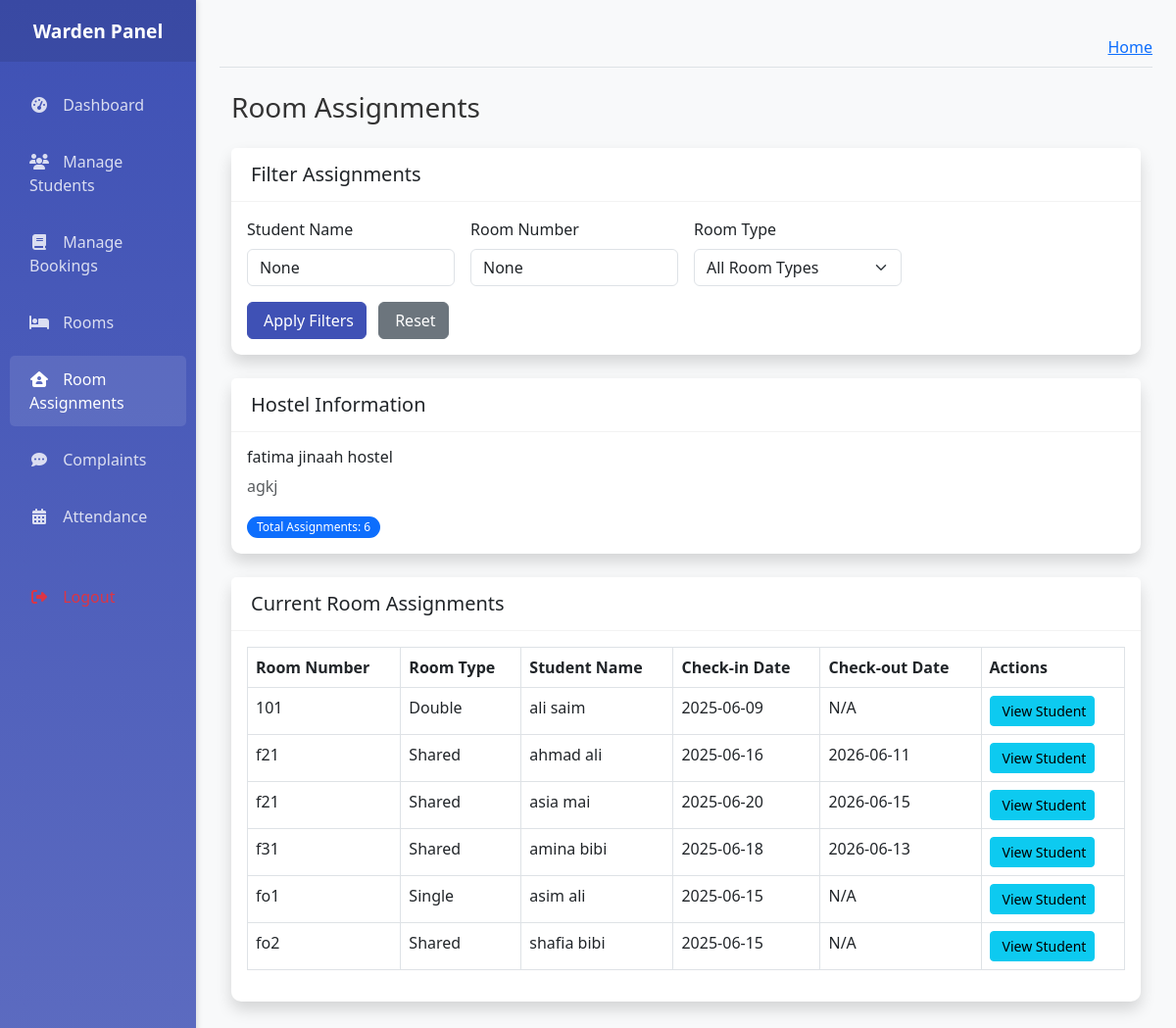
/warden/room-assignments/ (signed in), run on the app's committed database.
### coustom_admin/models.py (models this page shows, shortened)
class Hostels(models.Model):
    name = models.CharField(max_length=100)
    address = models.TextField(max_length=250)
    gender = models.CharField(default="Male", choices=[('Male', 'Male'), ('Female', 'Female')])
    contact_number = models.CharField(max_length=11)
    total_floors = models.IntegerField()
    description = models.TextField(blank=True, null=True)
    created_at = models.DateTimeField(auto_now_add=True)

class RoomAssignment(models.Model):
    booking = models.OneToOneField(
        BookingRequest,
        on_delete=models.CASCADE,
        related_name='room_assignment'
    )
    room = models.ForeignKey(
        Rooms,
        on_delete=models.CASCADE,
        related_name='assignments'
    )
    assigned_date = models.DateTimeField(auto_now_add=True)
    check_in_date = models.DateField(null=True, blank=True)
    check_out_date = models.DateField(null=True, blank=True)
    is_active = models.BooleanField(default=True, db_index=True)
    notes = models.TextField(blank=True)
    assigned_by = models.ForeignKey(
        User,
        on_delete=models.SET_NULL,
        null=True,
        related_name='assigned_rooms'
    )
    class Meta:
        ordering = ['-assigned_date']
        verbose_name = 'Room Assignment'
        verbose_name_plural = 'Room Assignments'

class Rooms(models.Model):
    ROOM_TYPES = [
        ('Single', 'Single'),
        ('Double', 'Double'),
        ('Triple', 'Triple'),
        ('Quad', 'Quad'),
    ]
    ROOM_STATUS = [
        ('Available', 'Available'),
        ('Occupied', 'Occupied'),
        ('Maintenance', 'Maintenance'),
    ]
    hostel = models.ForeignKey(Hostels, on_delete=models.CASCADE, related_name='rooms')
    room_number = models.CharField(max_length=10)
    room_type = models.CharField(max_length=20, choices=ROOM_TYPES)
    capacity = models.PositiveIntegerField(default=1, validators=[MinValueValidator(1), MaxValueValidator(4)])
    current_occupants = models.PositiveIntegerField(default=0, editable=False)
    status = models.CharField(max_length=20, choices=ROOM_STATUS, default='Available')
    rent = models.DecimalField(max_digits=10, decimal_places=2, default=0.00)
    description = models.TextField(blank=True, null=True)
    floor_number = models.PositiveIntegerField()
    created_at = models.DateTimeField(auto_now_add=True)
    updated_at = models.DateTimeField(auto_now=True)
    class Meta:
        verbose_name_plural = "Rooms"
        ordering = ['floor_number', 'room_number']
        unique_together = ['hostel', 'room_number']

class BookingRequest(models.Model):
    STATUS_CHOICES = [
        ('Pending', 'Pending'),
        ('Approved', 'Approved'),
        ('Rejected', 'Rejected'),
        ('Cancelled', 'Cancelled'),
        ('Completed', 'Completed')
    ]
    student = models.ForeignKey(User, on_delete=models.CASCADE, related_name='bookings')
    hostel = models.ForeignKey('Hostels', on_delete=models.CASCADE, related_name='bookings')
    room_type = models.CharField(max_length=20, choices=[
        ('Single', 'Single'),
        ('Double', 'Double'),
        ('Shared', 'Shared')
    ])
    status = models.CharField(max_length=20, choices=STATUS_CHOICES, default='Pending')
    check_in_date = models.DateField()
    check_out_date = models.DateField(null=True, blank=True)
    request_date = models.DateTimeField(auto_now_add=True, help_text='When the booking was requested')
    class Meta:
        constraints = [
            models.UniqueConstraint(
                fields=['student'],
                condition=Q(status='Pending') | Q(status='Approved'),
                name='unique_active_booking_per_student'
            )
        ]
    updated_at = models.DateTimeField(auto_now=True)
    admin_notes = models.TextField(blank=True, null=True)
    class Meta:
        ordering = ['-request_date']

### warden/views.py (the view)
# urls.py: path('room-assignments/', views.room_assignments, name='room_assignments'),
@login_required
@user_passes_test(lambda u: hasattr(u, 'warden_profile'))
def room_assignments(request):
    warden_profile = request.user.warden_profile
    assigned_hostel = HostelWardens.objects.filter(warden=warden_profile).first().hostel if HostelWardens.objects.filter(warden=warden_profile).exists() else None
    if not assigned_hostel:
        messages.error(request, 'You are not assigned to any hostel.')
        return redirect('warden:dashboard')
    assignments = RoomAssignment.objects.filter(
        room__hostel=assigned_hostel,
        is_active=True
    ).select_related('booking__student', 'room')
    student_name = request.GET.get('student_name')
    if student_name:
        assignments = assignments.filter(
            Q(booking__student__first_name__icontains=student_name) |
            Q(booking__student__last_name__icontains=student_name)
        )
    room_number = request.GET.get('room_number')
    if room_number:
        assignments = assignments.filter(room__room_number__icontains=room_number)
    room_type = request.GET.get('room_type')
    if room_type:
        assignments = assignments.filter(room__room_type__icontains=room_type)
    assignments = assignments.order_by('room__room_number')
    context = {
        'page_title': 'Room Assignments',
        'hostel': assigned_hostel,
        'assignments': assignments,
        'total_assignments': assignments.count(),
        'student_name_filter': student_name,
        'room_number_filter': room_number,
        'room_type_filter': room_type,
    }
    return render(request, 'warden/warden_room_assignments.html', context)

### warden/templates/warden/warden_room_assignments.html (shortened to what this page needs)
{% extends 'warden/warden_base.html' %}
{% load static %}
{% block content %}
<div class="container-fluid mt-4">
    <h1 class="h3 mb-4 text-gray-800">Room Assignments</h1>
    <div class="card shadow mb-4">
        <div class="card-header">
            <h5 class="card-title mb-0">Filter Assignments</h5>
        </div>
        <div class="card-body">
            <form method="GET" class="row g-3" id="filterForm">
                <div class="col-md-3 col-sm-6">
                    <label for="student_name" class="form-label">Student Name</label>
                    <input type="text" class="form-control" id="student_name" name="student_name"
                           placeholder="Search by student name" value="{{ student_name_filter }}">
                </div>
                <div class="col-md-3 col-sm-6">
                    <label for="room_number" class="form-label">Room Number</label>
                    <input type="text" class="form-control" id="room_number" name="room_number"
                           placeholder="Search by room number" value="{{ room_number_filter }}">
                </div>
                <div class="col-md-3 col-sm-6">
                    <label for="room_type" class="form-label">Room Type</label>
                    <select class="form-select" id="room_type" name="room_type">
                        <option value="">All Room Types</option>
                    </select>
                </div>
                <div class="col-12">
                    <button type="submit" class="btn btn-primary me-2" id="filterButton">
                         Apply Filters
                    </button>
                    <a href="{% url 'warden:room_assignments' %}" class="btn btn-secondary">
                         Reset
                    </a>
                </div>
            </form>
        </div>
    </div>
    <div class="card shadow mb-4">
        <div class="card-header">
            <h5 class="card-title mb-0">Hostel Information</h5>
        </div>
        <div class="card-body">
            <h6>{{ hostel.name }}</h6>
            <p class="text-muted">{{ hostel.address }}</p>
            <div class="mt-2">
                <span class="badge bg-primary me-2">Total Assignments: {{ total_assignments }}</span>
            </div>
        </div>
    </div>
    <div class="card shadow mb-4">
        <div class="card-header d-flex justify-content-between align-items-center">
            <h5 class="card-title mb-0">Current Room Assignments</h5>
        </div>
        <div class="card-body">
            <div class="table-responsive">
                <table class="table table-bordered table-hover" id="assignmentsTable" width="100%" cellspacing="0">
                    <thead>
                        <tr>
                            <th>Room Number</th>
                            <th>Room Type</th>
                            <th>Student Name</th>
                            <th>Check-in Date</th>
                            <th>Check-out Date</th>
                            <th>Actions</th>
                        </tr>
                    </thead>
                    <tbody>
                        {% for assignment in assignments %}
                        <tr>
                            <td>{{ assignment.room.room_number }}</td>
                            <td>{{ assignment.room.room_type }}</td>
                            <td>{{ assignment.booking.student.get_full_name }}</td>
                            <td>{{ assignment.check_in_date|date:"Y-m-d" }}</td>
                            <td>{{ assignment.check_out_date|date:"Y-m-d"|default:"N/A" }}</td>
                            <td>
                                <button type="button" class="btn btn-info btn-sm view-details-btn"
                                        data-bs-toggle="modal"
                                        data-bs-target="#studentDetailsModal"
                                        data-student-id="{{ assignment.booking.student.id }}">
                                     View Student
                                </button>
                            </td>
                        </tr>
                        {% empty %}
                        <tr>
                            <td colspan="6" class="text-center">No active room assignments found for this hostel.</td>
                        </tr>
                        {% endfor %}
                    </tbody>
                </table>
            </div>
        </div>
    </div>
</div>
{% endblock content %}

### warden/templates/warden/warden_base.html (style rules this page uses)
:root { --primary-color: #3f51b5; --secondary-color: #5c6bc0; --accent-color: #ff4081; --light-gray: #f5f5f5; --dark-gray: #333; }
body { font-family: 'Segoe UI', Tahoma, Geneva, Verdana, sans-serif; background-color: #f8f9fa; color: #333; }
.card { border: none; border-radius: 10px; box-shadow: 0 2px 10px rgba(0, 0, 0, 0.05); margin-bottom: 20px; transition: transform 0.3s, box-shadow 0.3s; }
.card-header { background-color: white; border-bottom: 1px solid rgba(0, 0, 0, 0.05); font-weight: 600; padding: 15px 20px; }
.btn-primary { background-color: var(--primary-color); border-color: var(--primary-color); }
.badge { padding: 5px 10px; font-weight: 500; border-radius: 20px; }

### data on the page
Hostels: name "fatima jinaah hostel", address "agkj"
RoomAssignment: room.room_number "101", room.room_type "Double", booking.student.get_full_name "ali saim", check_in_date "2025-06-09", check_out_date "N/A"
RoomAssignment: room.room_number "f21", room.room_type "Shared", booking.student.get_full_name "ahmad ali", check_in_date "2025-06-16", check_out_date "2026-06-11"
RoomAssignment: room.room_number "f21", room.room_type "Shared", booking.student.get_full_name "asia mai", check_in_date "2025-06-20", check_out_date "2026-06-15"
RoomAssignment: room.room_number "f31", room.room_type "Shared", booking.student.get_full_name "amina bibi", check_in_date "2025-06-18", check_out_date "2026-06-13"
RoomAssignment: room.room_number "fo1", room.room_type "Single", booking.student.get_full_name "asim ali", check_in_date "2025-06-15", check_out_date "N/A"
RoomAssignment: room.room_number "fo2", room.room_type "Shared", booking.student.get_full_name "shafia bibi", check_in_date "2025-06-15", check_out_date "N/A"

### other printed values
{{ total_assignments }} "6"
